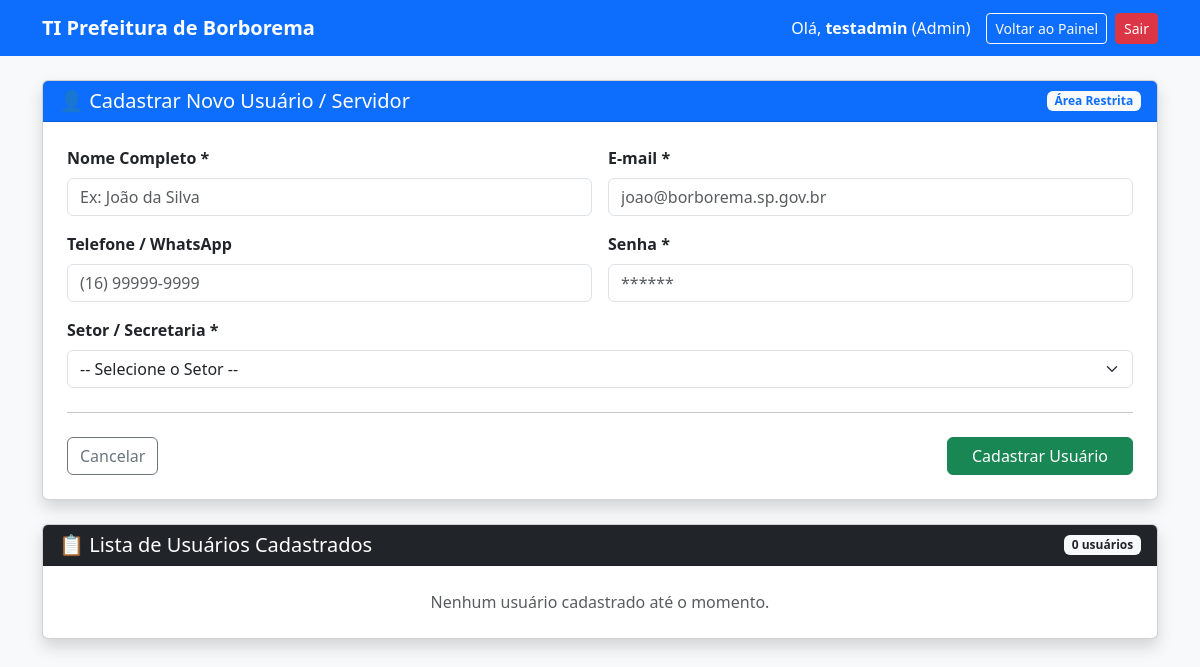
Page /suporte/cadastro_usuario.php (signed in) on the earlier database version.
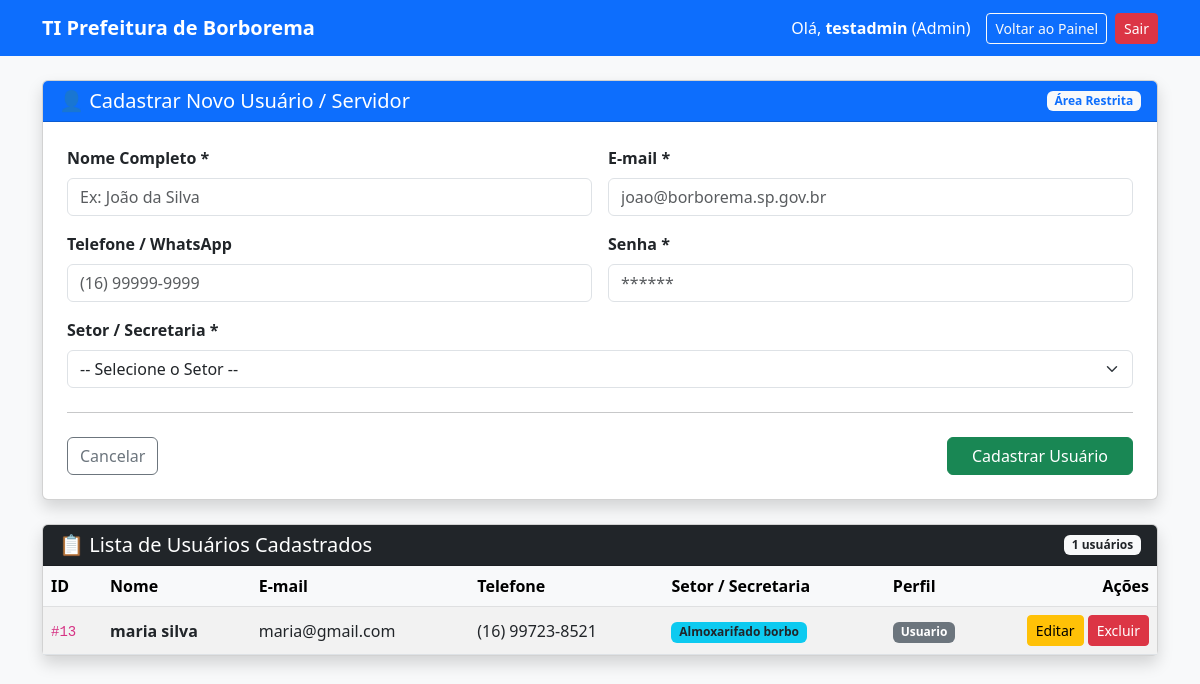
Same page on the later database version.
### tables this page shows
CREATE TABLE `usuarios` (
  `id` int(11) NOT NULL,
  `nome` varchar(100) NOT NULL,
  `email` varchar(100) NOT NULL,
  `senha` varchar(255) NOT NULL,
  `cpf` varchar(14) DEFAULT NULL,
  `telefone` varchar(20) DEFAULT NULL,
  `perfil` enum('admin','tecnico','usuario') NOT NULL DEFAULT 'usuario',
  `setor_id` int(11) DEFAULT NULL,
  `ativo` tinyint(1) DEFAULT 1,
  `criado_em` timestamp NOT NULL DEFAULT current_timestamp(),
  `atualizado_em` timestamp NOT NULL DEFAULT current_timestamp() ON UPDATE current_timestamp()
);

CREATE TABLE `secretarias_setores` (
  `id` int(11) NOT NULL,
  `nome` varchar(100) NOT NULL,
  `sigla` varchar(20) NOT NULL,
  `ativo` tinyint(1) DEFAULT 1,
  `criado_em` timestamp NOT NULL DEFAULT current_timestamp()
);

### suporte/cadastro_usuario.php (the view, shortened to what the changed rows need)
<?php
require_once __DIR__ . '/../config/conexao.php';
try {
            $sqlUsuarios = "SELECT u.id, u.nome, u.email, u.telefone, u.perfil, s.nome AS setor_nome
                FROM usuarios u
                LEFT JOIN secretarias_setores s ON u.setor_id = s.id
                WHERE u.id != 1
                ORDER BY u.id DESC";
                $stmtUsuarios = $pdo->query($sqlUsuarios);
                $usuarios = $stmtUsuarios->fetchAll(PDO::FETCH_ASSOC);
} catch (PDOException $e) {
    $setores = [];
    $usuarios = [];
}
?>
<!DOCTYPE html>
<html lang="pt-BR">
<head>
    <link href="https://cdn.jsdelivr.net/npm/bootstrap@5.3.0/dist/css/bootstrap.min.css" rel="stylesheet">
</head>
<body class="bg-light">
    <div class="container mb-5">
        <div class="card shadow">
            <div class="card-header bg-dark text-white d-flex justify-content-between align-items-center">
                <h5 class="mb-0">📋 Lista de Usuários Cadastrados</h5>
                <span class="badge bg-light text-dark"><?= count($usuarios) ?> usuários</span>
            </div>
            <div class="card-body p-0">
                <?php if (empty($usuarios)): ?>
                    <div class="p-4 text-center text-muted">Nenhum usuário cadastrado até o momento.</div>
                <?php else: ?>
                    <div class="table-responsive">
                        <table class="table table-hover table-striped mb-0 align-middle">
                            <thead class="table-light">
                                <tr>
                                    <th>ID</th>
                                    <th>Nome</th>
                                    <th>E-mail</th>
                                    <th>Telefone</th>
                                    <th>Setor / Secretaria</th>
                                    <th>Perfil</th>
                                    <th class="text-end" style="width: 160px;">Ações</th>
                                </tr>
                            </thead>
                            <tbody>
                                <?php foreach ($usuarios as $user): ?>
                                    <tr>
                                        <td><code>#<?= $user['id'] ?></code></td>
                                        <td><strong><?= htmlspecialchars($user['nome']) ?></strong></td>
                                        <td><?= htmlspecialchars($user['email']) ?></td>
                                        <td><?= htmlspecialchars($user['telefone'] ?: '-') ?></td>
                                        <td>
                                            <span class="badge bg-info text-dark">
                                                <?= htmlspecialchars($user['setor_nome'] ?: 'Sem Setor') ?>
                                            </span>
                                        </td>
                                        <td>
                                            <span class="badge bg-<?= $user['perfil'] === 'admin' ? 'danger' : ($user['perfil'] === 'tecnico' ? 'warning text-dark' : 'secondary') ?>">
                                                <?= ucfirst($user['perfil']) ?>
                                            </span>
                                        </td>
                                  <td class="text-end">
    <a href="cadastro_usuario.php?editar=<?= $user['id'] ?>" class="btn btn-sm btn-warning">Editar</a>
    <?php if ((int)$user['id'] === 1): ?>
        <span class="badge bg-secondary p-2" title="Esta conta é protegida pelo sistema">🔒 Protegido</span>
    <?php else: ?>
        <a href="cadastro_usuario.php?excluir=<?= $user['id'] ?>"
           class="btn btn-sm btn-danger"
           onclick="return confirm('Tem certeza que deseja excluir o usuário <?= htmlspecialchars($user['nome']) ?>?');">
            Excluir
        </a>
    <?php endif; ?>
</td>
                                    </tr>
                                <?php endforeach; ?>
                            </tbody>
                        </table>
                    </div>
                <?php endif; ?>
            </div>
        </div>
    </div>
</body>
</html>

Differences in the rows shown:
added usuarios: id "13", nome "maria silva", email "maria@gmail.com", telefone "(16) 99723-8521", setor.nome "Almoxarifado borbo", perfil "Usuario"
Other differences:
count($usuarios): "0" → "1"
text no longer shown: "Nenhum usuário cadastrado até o momento."
text now shown: "ID Nome E-mail Telefone Setor / Secretaria Perfil Ações"
